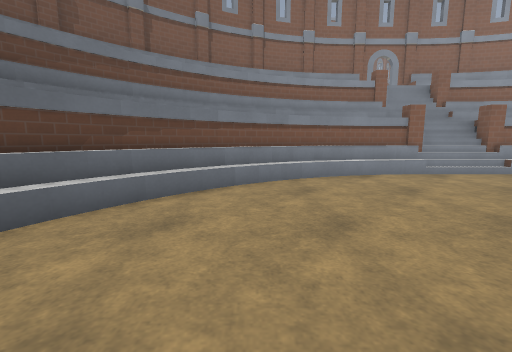
view 1 (above)

18 first-person views from a walk through a level from a Godot 3-D game. The camera is 1.2 m above the floor, tilts 8° down and sees 90° across. The floor is counted in squares, 1 m on a side. Each view is taken from the middle of a square. On the plan, view 1 faces up. The plan holds only what a view shows up to about 12 squares ahead; the rest is blank. The place goes on beyond the plan. Surface patterns are stand-ins for the level's own textures.

view 2
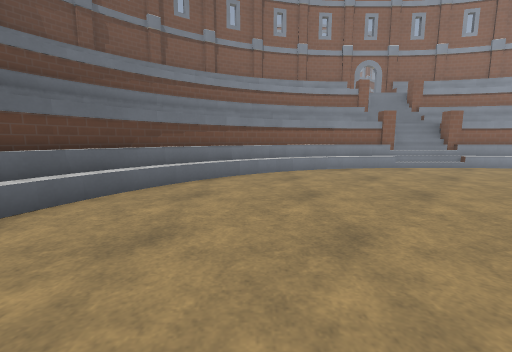

view 3
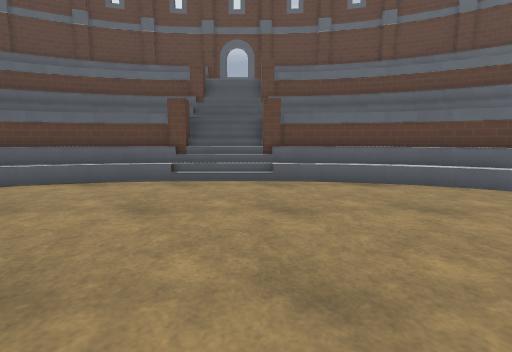

view 4
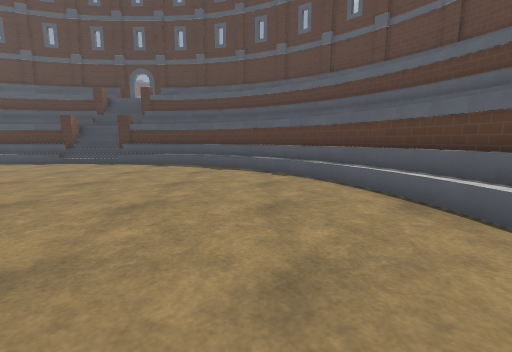

view 5
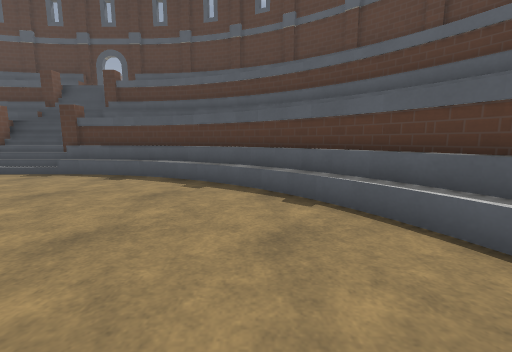

view 6
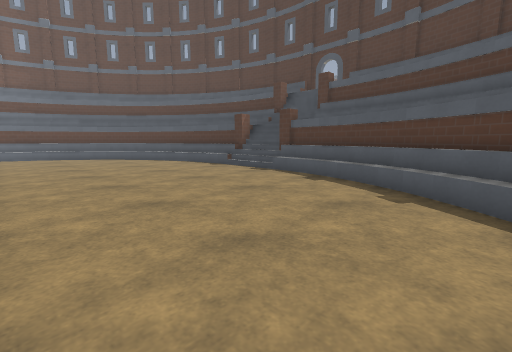

view 7
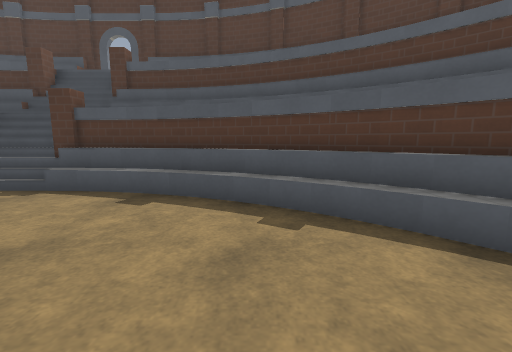

view 8
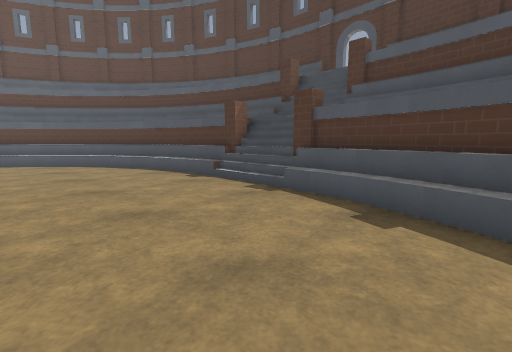

view 9
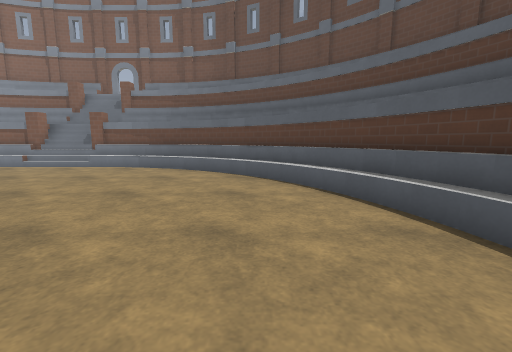

view 10
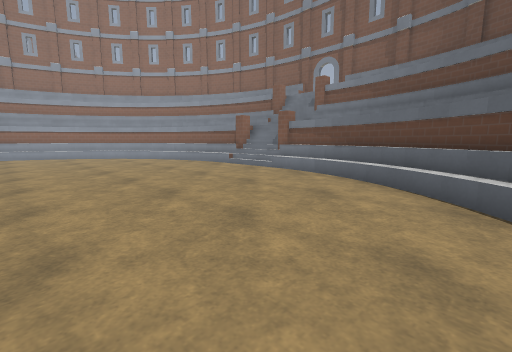

view 11
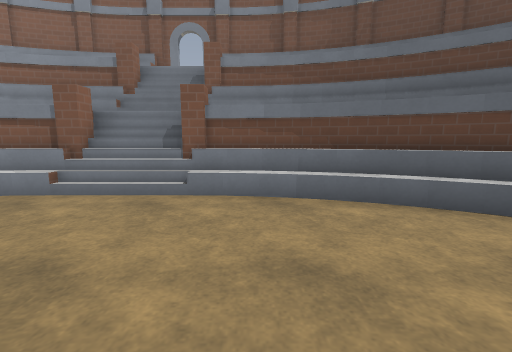

view 12
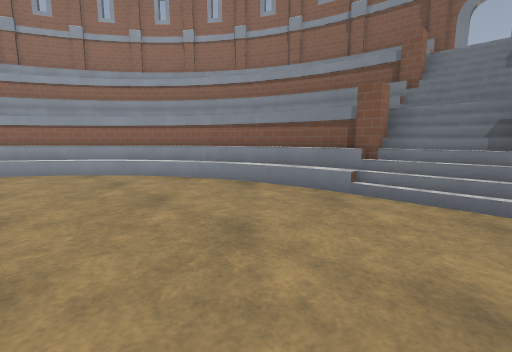

view 13
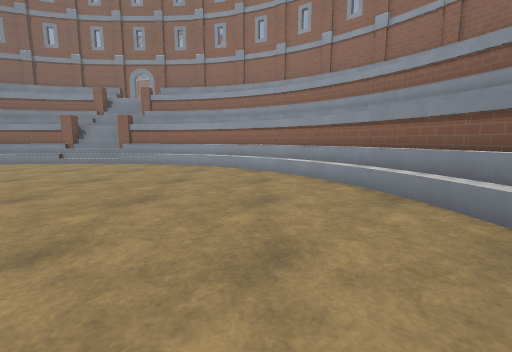

view 14
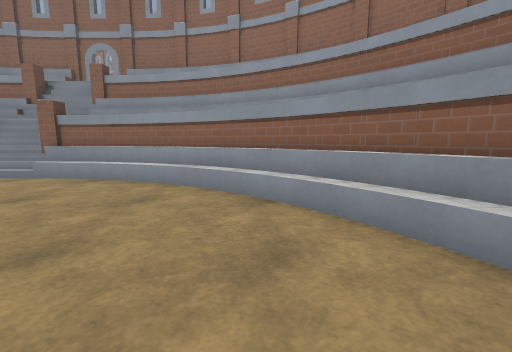

view 15
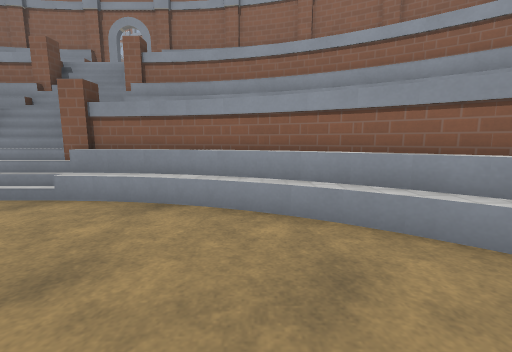

view 16
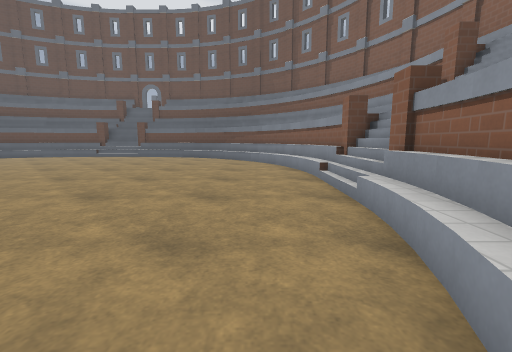

view 17
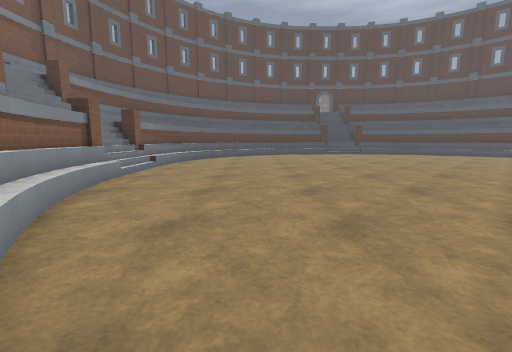

view 18
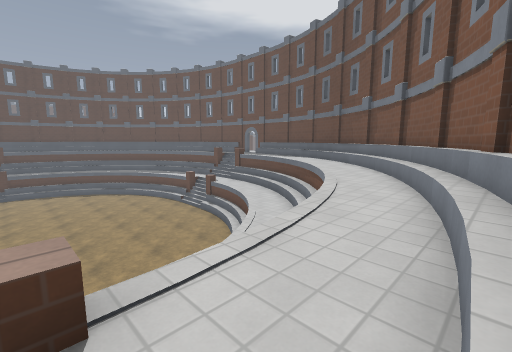

### Floor plan
Key: @ floor where view 1 was taken; # wall or solid block; x gap in a wall; . main floor; : floor 2 m higher than the main floor; + floor 4 m higher than the main floor; * floor 4.5 m higher than the main floor; / step, stairs or slope; = window, fence, low wall or low ledge; v drop or lower ground; O other object.
Columns run from 9 left of view 1 to 27 right of it. Each row starts with its distance up from view 1.
 16            #####xx######
 15         ####////  /////###
 14       ###//+++++         ###
 13      ##/+++++++*//        /###
 12    ###/+++////////////==    /##
 11   ##/+++///     //     //=    ##
 10   #/+++//      O//O::    //    #
  9  ## ++//:::=//////////=:  ///   ##
  8 ##   /:::#//..........//=:  //  /#
  7 #+    :://..............//:  /  /##
  6 #     ://................//: /=  /#
  5       //................../=  //  ##
  4      =/..................../=  =  /#
  3      /....................../  /  /#
  2      /....................../: /=  #
  1     =/....................../=  v  ##
  0     /....@...................=  =  /#
 -1     /......................../  /  /#
 -2 /////......................../////  #
 -3 /////......................../////
 -4 /////........................// //  #
 -5     /......................../  /  /#
 -6     /........       .........=  =  /#
 -7     =/....................../=  v  ##
 -8     :/....................../: /=  #
 -9      /....................../  /  /#
-10      =/..................../=  =  /#
-11       //................../=  //  ##
-12 #     ://................//  /=  /#
-13 #+     ://..............//   /  /##
-14 ##      :#//..........//=   //  /#
-15  ##       :=//////////=:  ///   ##
-16   #/    /       //       //
-17   ##/   =//     //     //=   /#
-18    ###    ==//////     =    /##
-19      ##         //        /###
-20       ###/                ##
-21         ####////  //
-22            #####xx#####

Positions as (right, up) in squares from view 1, and headings:
1: (0, 0), facing up
2: (0, -2), facing up
3: (3, -2), facing left
4: (-1, -2), facing down
5: (-1, -6), facing down
6: (-1, -7), facing down-right
7: (1, -9), facing down
8: (2, -10), facing down-right
9: (8, -12), facing right
10: (11, -12), facing up-right
11: (14, -6), facing right
12: (14, -4), facing up-right
13: (16, -4), facing up
14: (16, 1), facing up
15: (13, 4), facing up
16: (14, 7), facing left
17: (15, 7), facing down
18: (6, 15), facing down-left
